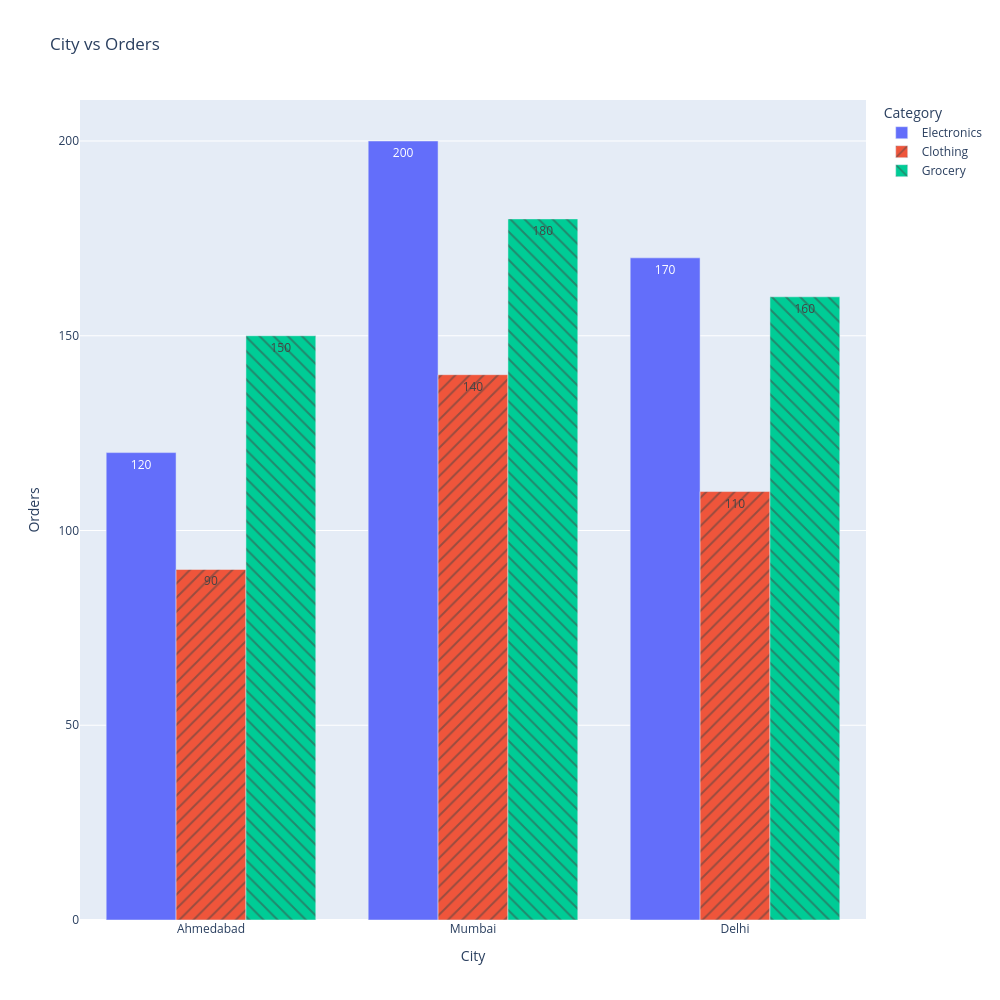

Here is the notebook cell this chart was saved with:
### Code cell
px.bar(data_frame = df_orders,x=df_orders.City,y = df_orders.Orders,width=1000,height=1000,title="City vs Orders",color = "Category",text_auto=True,barmode="group",pattern_shape="Category",hover_data=["Category"])

### Figure 1 — Plotly figure (JSON) as saved in the notebook; plotly's stock layout.template omitted (floating-point values rounded to 4 significant figures)
{"data": [{"alignmentgroup": "True", "customdata": [["Electronics"], ["Electronics"], ["Electronics"]], "hovertemplate": "Category=%{customdata[0]}<br>City=%{x}<br>Orders=%{y}<extra></extra>", "legendgroup": "Electronics", "marker": {"color": "#636efa", "pattern": {"shape": ""}}, "name": "Electronics", "offsetgroup": "Electronics", "orientation": "v", "showlegend": true, "textposition": "auto", "texttemplate": "%{y}", "type": "bar", "x": ["Ahmedabad", "Mumbai", "Delhi"], "xaxis": "x", "y": [120, 200, 170], "yaxis": "y"}, {"alignmentgroup": "True", "customdata": [["Clothing"], ["Clothing"], ["Clothing"]], "hovertemplate": "Category=%{customdata[0]}<br>City=%{x}<br>Orders=%{y}<extra></extra>", "legendgroup": "Clothing", "marker": {"color": "#EF553B", "pattern": {"shape": "/"}}, "name": "Clothing", "offsetgroup": "Clothing", "orientation": "v", "showlegend": true, "textposition": "auto", "texttemplate": "%{y}", "type": "bar", "x": ["Ahmedabad", "Mumbai", "Delhi"], "xaxis": "x", "y": [90, 140, 110], "yaxis": "y"}, {"alignmentgroup": "True", "customdata": [["Grocery"], ["Grocery"], ["Grocery"]], "hovertemplate": "Category=%{customdata[0]}<br>City=%{x}<br>Orders=%{y}<extra></extra>", "legendgroup": "Grocery", "marker": {"color": "#00cc96", "pattern": {"shape": "\\"}}, "name": "Grocery", "offsetgroup": "Grocery", "orientation": "v", "showlegend": true, "textposition": "auto", "texttemplate": "%{y}", "type": "bar", "x": ["Ahmedabad", "Mumbai", "Delhi"], "xaxis": "x", "y": [150, 180, 160], "yaxis": "y"}], "layout": {"barmode": "group", "height": 1000, "legend": {"title": {"text": "Category"}, "tracegroupgap": 0}, "title": {"text": "City vs Orders"}, "width": 1000, "xaxis": {"anchor": "y", "domain": [0, 1], "title": {"text": "City"}}, "yaxis": {"anchor": "x", "domain": [0, 1], "title": {"text": "Orders"}}}}
